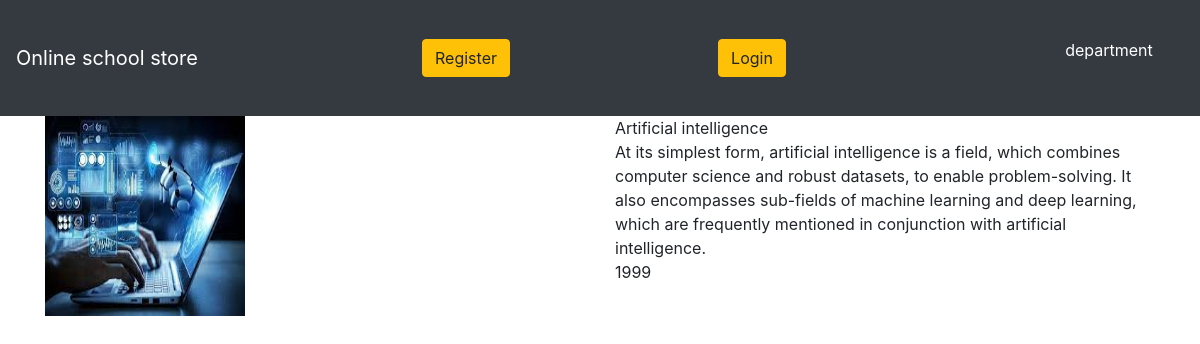
The app's page /movie/17/ with its own data.
### movieapp/models.py (models this page shows, shortened)
class Movie(models.Model):
    name=models.CharField(max_length=250)
    dep=models.TextField()
    year=models.IntegerField()
    img=models.ImageField(upload_to='gallery')

### movieapp/views.py (the view)
# urls.py: path('movie/<int:movie_id>/',views.detail,name='detail'),
def detail(request,movie_id):
    movie=Movie.objects.get(id=movie_id)
    return render(request,"detail.html",{'movie':movie})

### templates/detail.html
{% extends 'base.html' %}
{% block body %}
<div class="container">
 <div class="row">
  <div class="col-md-6">
   <img src="{{movie.img.url}}" width="200" height="200">
  </div>
  <div class="col-md-6">
   {{movie.name}}<br>
   {{movie.dep}}<br>
   {{movie.year}}<br>
  </div>
  </div>
</div>
{% endblock %}

### templates/base.html (shortened to what this page needs)
{% load static %}
<!DOCTYPE html>
<html lang="en" xmlns="http://www.w3.org/1999/html">
<head>
    <link rel="stylesheet" href="https://cdn.jsdelivr.net/npm/bootstrap@4.0.0/dist/css/bootstrap.min.css">
</head>
<body>
<nav class="navbar navbar-dark bg-dark">
  <a class="navbar-brand" href="#">
    Online school store
  </a>
    <a class="btn btn-warning" href="{% url 'movieapp:register' %}">Register</a>
    <a class="btn btn-warning" href="{% url 'movieapp:login' %}">Login</a>
<link rel="stylesheet" href="{% static 'style.css' %}">
    <div class="menu-bar">
    <ul>
        <li class="active"><a href="#">department</a>
        </li>
    </ul>
</div>
</nav>
{% block body %}
{% endblock %}
</body>
</html>

### static/style.css (style rules this page uses)
body { background-image:url(background.jpg); background-size:cover; background-position:center; }
.menu-bar { text-align:center; }
.menu-bar ul { display: inline-flex; list-style: none; color:#fff; }
.menu-bar ul li { width:120px; margin:15px; padding:15px; }
.menu-bar ul li a { text-decoration:none; color:#fff; }
.active,.menu-bar ul li:hover { border-radius:3px; }

### records on screen
Movie: img (picture), name "Artificial intelligence", dep "At its simplest form, artificial intelligence is a field, which combines computer science and robust datasets, to enable problem-solving. It also encompasses sub-fields of machine learning and deep learning, which are frequently mentioned in conjunction with artificial intelligence.", year "1999"
